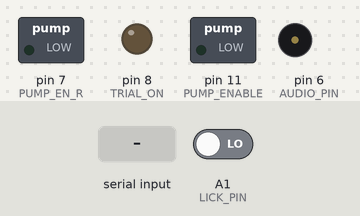
A sketch run on a simulated Arduino Uno, built with avr-gcc and run on an emulated ATmega328P. Shown: switched loads named in the sketch (green lamp = pin HIGH), output pins drawn as LEDs (lit = HIGH), buzzer (waves = sounding). The test bench sets the inputs (shaded band); at power-on: A1 (LICK_PIN) LOW. What the sketch prints to the serial monitor is not drawn.

Above: at 1.2 s.
1.3 s: "s" received over Serial
At 2.2 s:
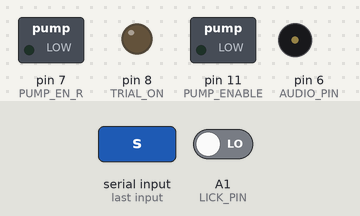
2.8 s: "t" received over Serial
At 2.9 s:
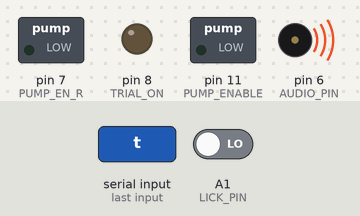
4.5 s: "p" received over Serial
At 4.57 s:
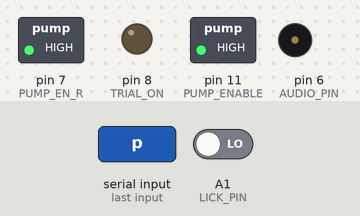
Timing chart, 0 to 7.5 s (numbered marks = the images above; inputs shaded):
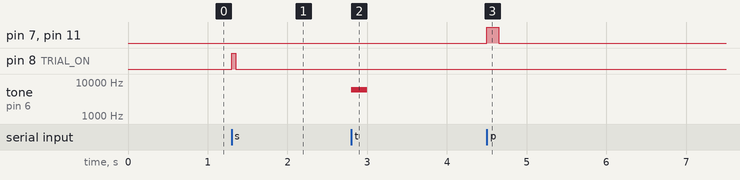

The sketch:

reach.ino
```cpp
#define PUMP_ENABLE 11
#define PUMP_EN_R 7
#define AUDIO_PIN 6
#define LICK_PIN A1
#define TRIAL_ON 8

#define TONE_FREQ 6000
#define TONE_DURATION 200
#define PUMP_DURATION 150
#define LICK_DEBOUNCE 20

void setup() {
  pinMode(PUMP_ENABLE, OUTPUT);
  pinMode(PUMP_EN_R, OUTPUT);
  pinMode(AUDIO_PIN, OUTPUT);
  pinMode(LICK_PIN, INPUT);
  pinMode(TRIAL_ON, OUTPUT);

  digitalWrite(PUMP_ENABLE, LOW);
  digitalWrite(PUMP_EN_R, LOW);
  digitalWrite(TRIAL_ON, LOW);

  Serial.begin(115200);
  Serial.println("🟢 Arduino ready.");
}

void loop() {
  check_lick();

  if (Serial.available()) {
    char cmd = Serial.read();
    if (cmd == 's') {
      digitalWrite(TRIAL_ON, HIGH);
      delay(50);
      digitalWrite(TRIAL_ON, LOW);
    } else if (cmd == 't') {
      tone(AUDIO_PIN, TONE_FREQ, TONE_DURATION);
      delay(TONE_DURATION);
    } else if (cmd == 'p') {
      digitalWrite(PUMP_ENABLE, HIGH);
      digitalWrite(PUMP_EN_R, HIGH);
      delay(PUMP_DURATION);
      digitalWrite(PUMP_ENABLE, LOW);
      digitalWrite(PUMP_EN_R, LOW);
    }
  }
}

void check_lick() {
  static bool last_state = LOW;
  static unsigned long last_lick_time = 0;
  bool curr = digitalRead(LICK_PIN);
  unsigned long now = millis();
  if (curr == HIGH && last_state == LOW && (now - last_lick_time > LICK_DEBOUNCE)) {
    Serial.print("Lick,");
    Serial.println(now);
    last_lick_time = now;
  }
  last_state = curr;
}
```

Measured:
- after the input at 1.3 s, pin 8 (TRIAL_ON): LOW → HIGH at once, → LOW 0.05 s later
- after the input at 2.8 s, tone on pin 6 (AUDIO_PIN): silent → 6000 Hz at once, → silent 0.20 s later
- after the input at 4.5 s, pin 7 (PUMP_EN_R), pin 11 (PUMP_ENABLE): LOW → HIGH at once, → LOW 0.15 s later
